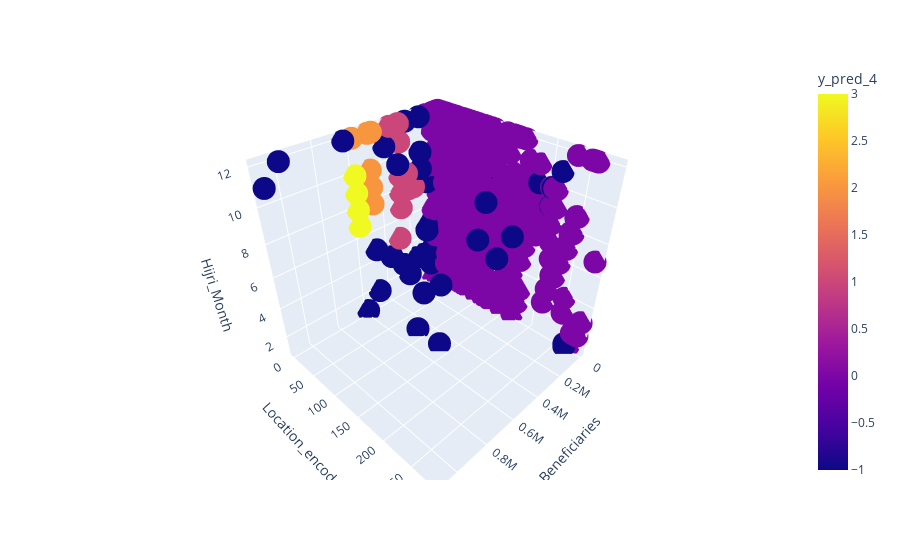

The notebook cell saved with this chart:
### Code cell
#df_2 = df[['Number of donations','Beneficiaries','Location_encoded','Hijri_Month']]

fig = px.scatter_3d(X4, x='Beneficiaries', y='Location_encoded', z='Hijri_Month',
              color='y_pred_4')
fig.show()


''' cluster _0 :     مجموعة مشاريع في كل المناطق الي تغطيها احسان بكل اشهر السنة وعدد المستفيدين فيها 200 الف واقل '''

### Figure 1 — Plotly figure (JSON) as saved in the notebook; plotly's stock layout.template omitted (floating-point values rounded to 4 significant figures; data arrays with more than 128 entries replaced by an {"elided": "..."} marker saying what was removed)
{"data": [{"hovertemplate": "Beneficiaries=%{x}<br>Location_encoded=%{y}<br>Hijri_Month=%{z}<br>y_pred_4=%{marker.color}<extra></extra>", "legendgroup": "", "marker": {"color": {"elided": "1485 int values"}, "coloraxis": "coloraxis", "symbol": "circle"}, "mode": "markers", "name": "", "scene": "scene", "showlegend": false, "type": "scatter3d", "x": {"elided": "1485 int values"}, "y": {"elided": "1485 int values"}, "z": {"elided": "1485 int values"}}], "layout": {"coloraxis": {"colorbar": {"title": {"text": "y_pred_4"}}, "colorscale": [[0, "#0d0887"], [0.1111, "#46039f"], [0.2222, "#7201a8"], [0.3333, "#9c179e"], [0.4444, "#bd3786"], [0.5556, "#d8576b"], [0.6667, "#ed7953"], [0.7778, "#fb9f3a"], [0.8889, "#fdca26"], [1, "#f0f921"]]}, "legend": {"tracegroupgap": 0}, "margin": {"t": 60}, "scene": {"domain": {"x": [0, 1], "y": [0, 1]}, "xaxis": {"title": {"text": "Beneficiaries"}}, "yaxis": {"title": {"text": "Location_encoded"}}, "zaxis": {"title": {"text": "Hijri_Month"}}}}}
